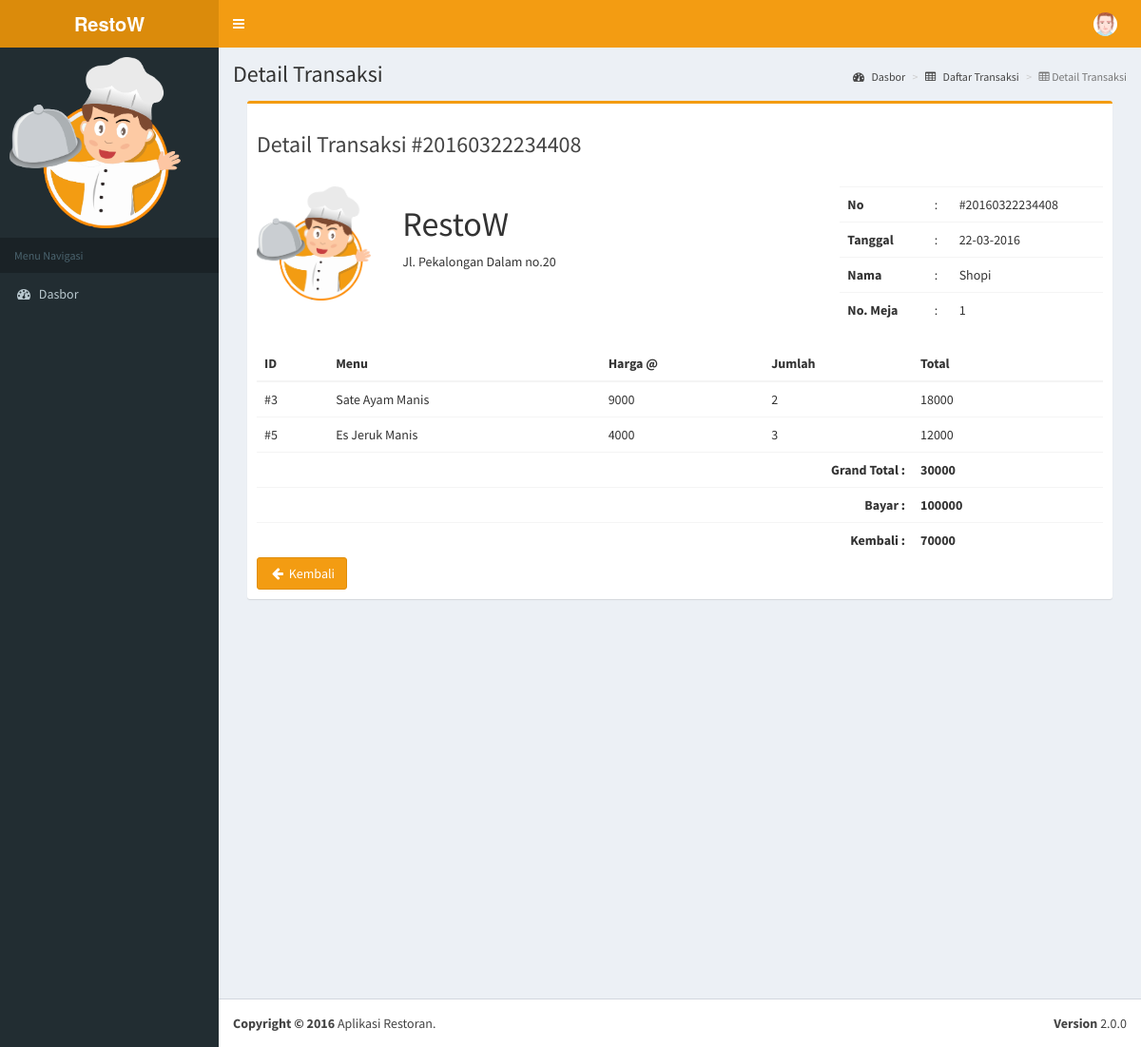
The page /admin/detail-trans.php?no_trans=20160322234408 on the database its author committed.
### tables this page shows
CREATE TABLE IF NOT EXISTS `transactions` (
  `no_trans` varchar(20) NOT NULL,
  `date` date NOT NULL,
  `name` varchar(25) NOT NULL,
  `no_table` int(5) NOT NULL,
  `s1` int(1) NOT NULL,
  `s2` int(1) NOT NULL,
  `gtotal` int(10) NOT NULL,
  `pay` int(10) NOT NULL,
  `refund` int(10) NOT NULL
);

CREATE TABLE IF NOT EXISTS `details` (
  `no_trans` varchar(20) NOT NULL,
  `id_menu` int(10) NOT NULL,
  `qty` int(10) NOT NULL
);

CREATE TABLE IF NOT EXISTS `menus` (
  `id_menu` int(10) NOT NULL,
  `nm_menu` varchar(50) NOT NULL,
  `image` varchar(255) NOT NULL,
  `id_category` int(10) NOT NULL,
  `stock` int(10) NOT NULL,
  `price` int(10) NOT NULL
);

### class/transaction.php (called while the page is built, shortened)
<?php
  class Transaction extends Database
  {
    private $conn;
    public function __construct()
    {
      $db = $this->dbConnection();
      $this->conn = $db;
    }
    public function getDetail($no_trans)
    {
      $stmt = $this->conn->prepare("SELECT * FROM details WHERE no_trans = :no_trans");
      $stmt->execute(array(":no_trans" => $no_trans));
      return $stmt;
    }
    public function getTransaction($no_trans)
    {
      $stmt = $this->conn->prepare("SELECT * FROM transactions WHERE no_trans = :no_trans");
      $stmt->execute(array(":no_trans" => $no_trans));
      return $stmt;
    }
  }
?>

### class/menu.php (called while the page is built, shortened)
<?php
  class Menu extends Database
  {
    private $conn;
    public function __construct()
    {
      $db = $this->dbConnection();
      $this->conn = $db;
    }
    public function getMenu($id_menu)
    {
      $stmt = $this->conn->prepare("SELECT * FROM menus WHERE id_menu = :id_menu");
      $stmt->execute(array(":id_menu" => $id_menu));
      return $stmt;
    }
  }
?>

### admin/detail-trans.php (the view, shortened to what this page needs)
<?php
  require_once '../class/transaction.php';
  require_once '../class/menu.php';
  $trans = new Transaction();
  $menu = new Menu();
  if(isset($_GET['no_trans']))
  {
    include_once 'core/head.php';
    include_once 'core/header.php';
    include_once 'core/sidebar.php';
    $no_trans = $_GET['no_trans'];
    $stmt = $trans->getTransaction($no_trans);
    $row = $stmt->fetch(PDO::FETCH_ASSOC);
    $timestamp = strtotime($row['date']);
?>
<div class="content-wrapper" style="height:1000px;">
  <section class="content-header">
    <h1>
      Detail Transaksi
    </h1>
    <ol class="breadcrumb">
      <li><a href="index.php"><i class="fa fa-dashboard"></i> Dasbor</a></li>
      <li><a href="transaction.php"><i class="fa fa-table"></i> Daftar Transaksi</a></li>
      <li class="active"><i class="fa fa-table"></i> Detail Transaksi</li>
    </ol>
  </section>
  <section class="content">
    <div class="col-lg-12">
      <div class="box box-warning">
        <div class="box-header">
          <h3>Detail Transaksi #<?= $row['no_trans']; ?></h3>
        </div>
        <div class="box-body table-responsive">
          <div class="row">
            <div class="col-md-2">
              <img src="../img/logo.png" alt="logo" width="120" height="120" />
            </div>
            <div class="col-md-6">
              <h1>RestoW</h1>
              <p>Jl. Pekalongan Dalam no.20</p>
            </div>
            <div class="col-md-4">
              <table class="table" align="center" width="100%">
                <tbody>
                  <tr>
                    <td><b>No</b></td>
                    <td>:</td>
                    <td><?= "#".$row['no_trans']; ?></td>
                  </tr>
                  <tr>
                    <td><b>Tanggal</b></td>
                    <td>:</td>
                    <td><?= date('d-m-Y', $timestamp); ?></td>
                  </tr>
                  <tr>
                    <td><b>Nama</b></td>
                    <td>:</td>
                    <td><?= $row['name']; ?></td>
                  </tr>
                  <tr>
                    <td><b>No. Meja</b></td>
                    <td>:</td>
                    <td><?= $row['no_table']; ?></td>
                  </tr>
                </tbody>
              </table>
            </div>
          </div>
          <table class="table">
            <thead>
              <th>ID</th>
              <th>Menu</th>
              <th>Harga @</th>
              <th>Jumlah</th>
              <th width="200">Total</th>
            </thead>
            <tbody>
              <?php
                $stmt1 = $trans->getDetail($no_trans);
                if($stmt1->rowCount() > 0)
                {
                  $gtotal = 0;
                  while ($ro = $stmt1->fetch(PDO::FETCH_ASSOC))
                  {
                    $m = $menu->getMenu($ro['id_menu']);
                    $r = $m->fetch(PDO::FETCH_ASSOC);
                    $total = $r['price'] * $ro['qty'];
                    $gtotal += $total;
              ?>
                    <tr>
                      <td><?= "#".$ro['id_menu']; ?></td>
                      <td><?= $r['nm_menu']; ?></td>
                      <td><?= $r['price']; ?></td>
                      <td><?= $ro['qty']; ?></td>
                      <td><?= $total; ?></td>
                    </tr>
              <?php
                  }
              ?>
                  <tr>
                    <td colspan="4" align="right"><b>Grand Total : </b></td>
                    <td>
                      <?= "<b>".$gtotal."</b>"; ?>
                    </td>
                  </tr>
                  <tr>
                    <td colspan="4" align="right"><b>Bayar : </b></td>
                    <td>
                      <?php
                        if($row['pay'] == 0)
                        {
                          echo "<font color='red'>Belum bayar</font>";
                        }else{
                          echo "<b>".$row['pay']."</b>";
                        }
                      ?>
                    </td>
                  </tr>
                  <tr>
                    <td colspan="4" align="right"><b>Kembali : </b></td>
                    <td>
                      <?= "<b>".$row['refund']."</b>"; ?>
                    </td>
                  </tr>
              <?php
                }
              ?>
            </tbody>
          </table>
          <a role="button" id="kembali" class="btn btn-warning no-print" href="transaction.php"><i class="fa fa-fw fa-arrow-left"></i> Kembali</a>
        </div>
      </div>
    </div>
  </section>
</div>
<?php
    include_once 'core/footer.php';
  }
?>

### rows shown on the page
transactions: no_trans "20160322234408", date "22-03-2016", name "Shopi", no_table "1", pay "100000", refund "70000"
details: id_menu "3", id_menu.nm_menu "Sate Ayam Manis", id_menu.price "9000", qty "2", total "18000"
details: id_menu "5", id_menu.nm_menu "Es Jeruk Manis", id_menu.price "4000", qty "3", total "12000"

### other values the page prints
$gtotal "30000"
